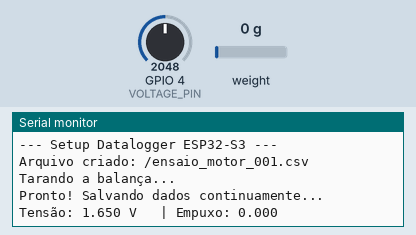
Bench run of a sketch on a simulated ESP32-S3. Parts: the last lines printed to the serial monitor. Inputs (shaded band) come from the test bench; at power-on: weight on the scale 0 g, GPIO 4 (VOLTAGE_PIN) = 2048. Storage starts empty.

Above: at 5.2 s.
5.3 s: weight on the scale set to 100 g
At 6.4 s:
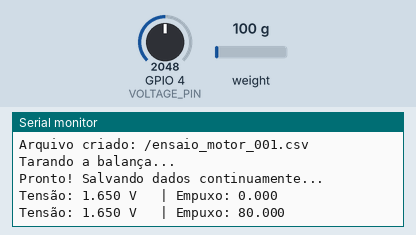
6.8 s: GPIO 4 (VOLTAGE_PIN) set to 2866
At 7.6 s:
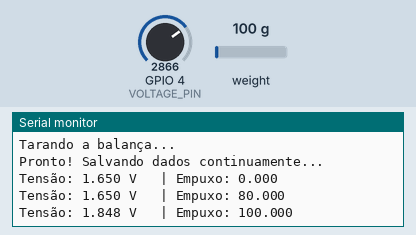
8.3 s: weight on the scale set to 1250 g
At 9.6 s:
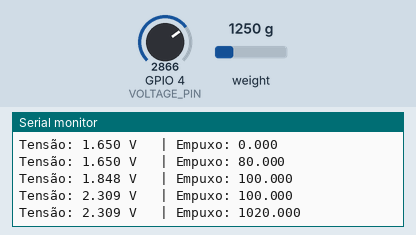
9.8 s: GPIO 4 (VOLTAGE_PIN) set to 3603
At 10.9 s:
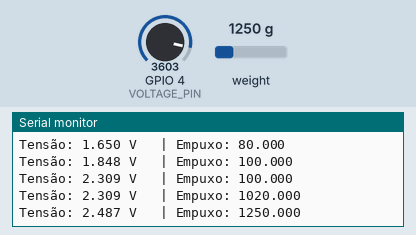
Timing chart, 0 to 12.3 s (numbered marks = the images above; inputs shaded):
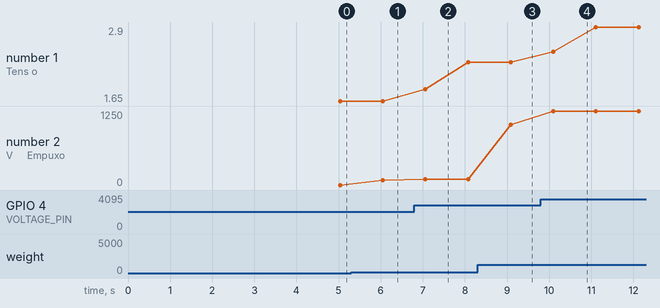

Measured:
- after the input at 5.3 s, the serial monitor: prints a new line after 0.75 s (image 1)
- after the input at 6.8 s, the serial monitor: prints a new line after 0.26 s (image 2)
- after the input at 8.3 s, the serial monitor: prints a new line after 0.79 s (image 3)
- after the input at 9.8 s, the serial monitor: prints a new line after 0.30 s (image 4)
- plotted number 1: 1.65 → 2.31 after the input at 6.8 s, 2.31 → 2.9 after the input at 9.8 s
- plotted number 2: 0 → 80 after the input at 5.3 s, 100 → 1020 after the input at 8.3 s

The sketch:

Motor_Throttle_Test_ESP32-S3_Fonte5V.ino
```cpp
#include <Arduino.h>
#include "HX711.h"
#include <SD.h>
#include <SPI.h>

// --- Definições de Pinos ---
const int HX711_DOUT = 5;
const int HX711_SCK = 6;
const int VOLTAGE_PIN = 4; // ADC1_CH3

// Pinos para o Módulo SD SPI (Padrão sugerido, altere se precisar)
const int SD_CS_PIN = 10;
const int SD_SCK = 12;
const int SD_MISO = 13;
const int SD_MOSI = 11;

// --- Configurações do Ensaio ---
const int SAMPLES_TO_AVERAGE = 10;
const float CALIBRATION_FACTOR = 113.0f;
const float VOLTAGE_DIVIDER_RATIO = 1.0f; // Fator do seu divisor de tensão

HX711 scale;
File dataFile;
char logFileName[32];

int samplesCollected = 0;
float thrustSum = 0.0;
float voltageSum = 0.0;

void setup() {
  Serial.begin(115200);
  delay(2000);

  Serial.println("\n--- Setup Datalogger ESP32-S3 ---");

  // 1. Inicializa o barramento SPI customizado para o Cartão SD
  SPI.begin(SD_SCK, SD_MISO, SD_MOSI, SD_CS_PIN);

  if (!SD.begin(SD_CS_PIN, SPI)) {
    Serial.println("Falha no modulo SD Card!");
    while (1);
  }

  // 2. Indexação de Arquivos
  int fileIndex = 1;
  while (true) {
    sprintf(logFileName, "/ensaio_motor_%03d.csv", fileIndex);
    if (!SD.exists(logFileName)) break;
    fileIndex++;
  }

  dataFile = SD.open(logFileName, FILE_WRITE);
  if (dataFile) {
    dataFile.println("Voltage_V,Thrust_unit");
    dataFile.close();
    Serial.print("Arquivo criado: "); Serial.println(logFileName);
  } else {
    Serial.println("Erro ao criar o arquivo no SD.");
  }

  // 3. Configura o ADC (ESP32-S3 possui leitura nativa muito estável com eFuse)
  analogSetAttenuation(ADC_11db); // Permite leituras até ~3.1V

  // 4. Inicializa Célula de Carga
  scale.begin(HX711_DOUT, HX711_SCK);
  scale.set_scale(CALIBRATION_FACTOR);
  Serial.println("Tarando a balança...");
  scale.tare(20);
  Serial.println("Pronto! Salvando dados continuamente...");
}

void loop() {
  if (scale.is_ready()) {
    float currentThrust = scale.get_units(1);

    // Leitura linearizada via eFuse (Padrão recomendado pela Espressif)
    float currentVoltage = (analogReadMilliVolts(VOLTAGE_PIN) / 1000.0f) * VOLTAGE_DIVIDER_RATIO;

    thrustSum += currentThrust;
    voltageSum += currentVoltage;
    samplesCollected++;

    if (samplesCollected >= SAMPLES_TO_AVERAGE) {
      float avgThrust = thrustSum / SAMPLES_TO_AVERAGE;
      float avgVoltage = voltageSum / SAMPLES_TO_AVERAGE;

      Serial.print("Tensão: "); Serial.print(avgVoltage, 3);
      Serial.print(" V \t| Empuxo: "); Serial.println(avgThrust, 3);

      dataFile = SD.open(logFileName, FILE_APPEND); // No ESP32-S3 usa-se FILE_APPEND
      if (dataFile) {
        dataFile.print(avgVoltage, 4);
        dataFile.print(",");
        dataFile.println(avgThrust, 3);
        dataFile.close();
      }

      samplesCollected = 0;
      thrustSum = 0.0;
      voltageSum = 0.0;
    }
  }
}
```
